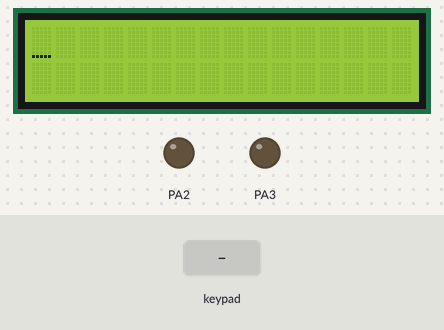
Bench run of a program on a simulated ATmega32, built with avr-gcc and emulated at 8 MHz. Shown: 16×2 character LCD, output pins drawn as LEDs (lit = HIGH). Wiring (inferred from the signals the program sends): 4×4 keypad with keys 7 8 9 / 4 5 6 * 1 2 3 - A 0 = +: rows PD0, PD1, PD2, PD3; columns PD4, PD5, PD6, PD7; character LCD (HD44780): RS PA1; E PA0; data PA4, PA5, PA6, PA7. Inputs (shaded band) come from the test bench. EEPROM starts erased; pins used as bus, display or sensor lines are not drawn.

Above: at 1.2 s.
1.3 s: keypad keys 7 + 5 = pressed 0.4 s apart
At 4.0 s:
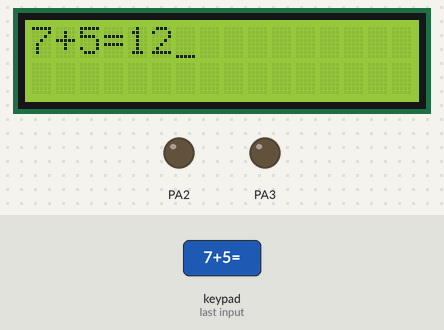
5.9 s: key '/' pressed
At 6.8 s:
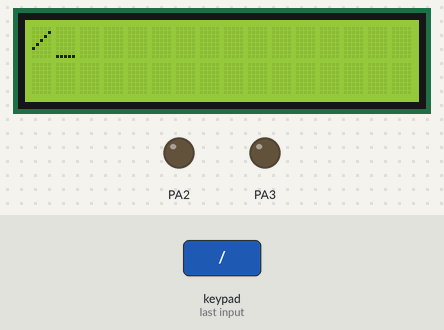
7.7 s: keypad keys 6 * 7 = pressed 0.4 s apart
At 10.0 s:
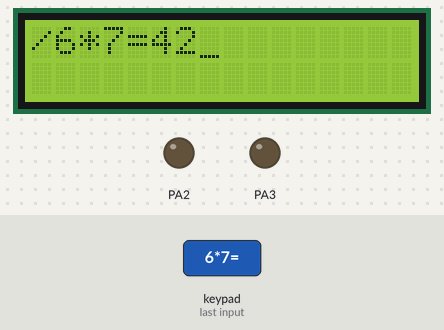
12.3 s: key '*' pressed
At 13.8 s:
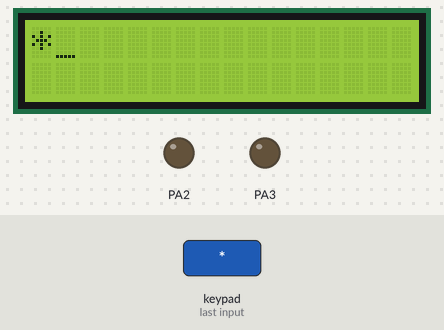
14.1 s: keypad keys 8 / 2 = pressed 0.4 s apart
At 16.9 s:
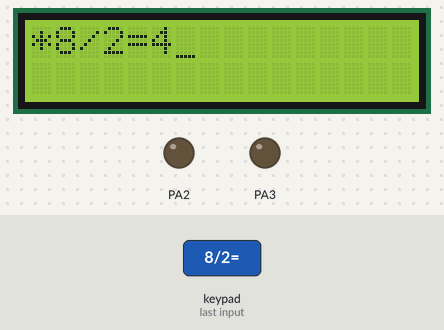
18.7 s: key '=' pressed
At 19.8 s:
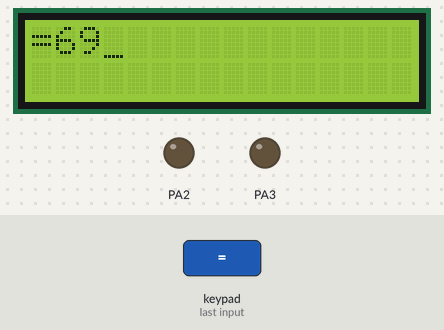
Timing chart, 0 to 21.7 s (numbered marks = the images above; inputs shaded):
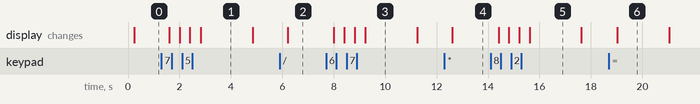

Measured:
- after the input at 1.3 s, the display: first changes after 0.31 s (image 1 shows a later state)
- after the input at 5.9 s, the display: changes after 0.31 s (image 2)
- after the input at 7.7 s, the display: first changes after 0.31 s (image 3 shows a later state)
- after the input at 12.3 s, the display: changes after 0.31 s (image 4)
- after the input at 14.1 s, the display: first changes after 0.31 s (image 5 shows a later state)
- after the input at 18.7 s, the display: changes after 0.33 s (image 6)
- what the display in image 1 shows lasts 2.0 s, from 2.8 s to 4.8 s

The program:

GccApplication1.c
```c
/*
 * GccApplication1.c
 *
 * Created: 29-Mar-20 8:25:20 PM
 *  Author: Mohamed_ELkomy
 */


#include <avr/io.h>
#include "keypad.h"
#include "LCD.h"
#define F_CPU 8000000UL
#include <util/delay.h>
#include "EEPROM.h"

int main(void)
{
	LCD_Init();
	keypad_Init();
    while(1)
    {
        char i,x=10,r[6],a,s,d,b,c;
		short z=0;
        for (i=0;i<6;i++)
        {
	        while(x==10 || x==NOTPRESSED)
	        {
		        x=keypad_check_press();
	        }
	        _delay_ms(300);
	        if (x=='A')
	        {
				LCD_clearscreen();
				i=0;
	        }
			else
			{
				r[i]=x;
				LCD_send_char(x);
				if(x=='=')
				{
					goto mk;
				}
			}
	        x=10;
        }

		mk: i=0;
		while(1)
   		{
			if (i<2)
			{
				if(r[i]!='+'&& r[i]!='-' && r[i]!='*' && r[i]!='/' )
				{
					if(r[i+1]!='+'&& r[i+1]!='-' && r[i+1]!='*' && r[i+1]!='/' )
					{
						a=((((r[i])-48)*10)+(r[i+1]-48));
						EEPROM_write(5,a);
						i=i+2;
					}
					else
					{
						a=r[i]-48;
						EEPROM_write(5,a);
						i++;
					}
				}
				if(r[i]=='+'|| r[i]=='-' || r[i]=='*' || r[i]=='/' )
				{
					s=r[i];
					i++;
				}
			}
			if((i>=2))
			{
				if(r[i]!='+'|| r[i]!='-' || r[i]!='*' || r[i]!='/' )
				{
					if(r[i+1]!='+'&& r[i+1]!='-' && r[i+1]!='*' && r[i+1]!='/' && r[i+1]!='=')
					{
						d=((((r[i])-48)*10)+(r[i+1]-48));
						EEPROM_write(6,d);
						i=i+2;
					}
					else
					{
						d=r[i]-48;
						EEPROM_write(6,d);
						i++;
					}
				}
			}
			if(r[i]=='=')
			{
				if (s=='+')
				{
					z=a+d;
					EEPROM_write(7,z);
					if (z<10)
					{
						LCD_send_char(z+48);
					}
					else if (z>=10 && z<=99)
					{
						LCD_send_char((z/10)+48);
						LCD_send_char((z%10)+48);
					}
					else if (z>99)
					{
						LCD_send_char((z/100)+48);
						LCD_send_char(((z-(z/100)*100)/10)+48);
						LCD_send_char((z%10)+48);
					}

				}
				else if (s=='-')
				{
					z=a-d;
					if (z<10)
					{
						LCD_send_char(z+48);
					}
					else if (z>=10 && z<=99)
					{
						LCD_send_char((z/10)+48);
						LCD_send_char((z%10)+48);
					}
				}
				else if (s=='*')
				{
					z=a*d;
					if (z<10)
					{
						LCD_send_char(z+48);
					}
					else if (z>=10 && z<=99)
					{
						LCD_send_char((z/10)+48);
						LCD_send_char((z%10)+48);
					}
					else if (z>99 && z<=999)
					{
						LCD_send_char((z/100)+48);
						LCD_send_char(((z-(z/100)*100)/10)+48);
						LCD_send_char((z%10)+48);
					}
					else if (z>999)
					{
						LCD_send_char((z/1000)+48);
						LCD_send_char(((z-(z/1000)*1000)/100)+48);
						LCD_send_char(((z-(z/100)*100)/10)+48);
						LCD_send_char((z%10)+48);
					}

				}
				else if (s=='/')
				{
					z=a/d;
					if (z<10)
					{
						LCD_send_char(z+48);
					}
					else if (z>=10 && z<=99)
					{
						LCD_send_char((z/10)+48);
						LCD_send_char((z%10)+48);
					}
				}

				//EEPROM_write(7,z);
				//LCD_send_char(z);
				_delay_ms(2000);
				LCD_clearscreen();
				break;
			}
		}
	}

}
```

EEPROM.c
```c
/*
 * EEPROM.c
 *
 * Created: 29-Mar-20 1:02:27 PM
 *  Author: Mohamed_ELkomy
 */

#include <avr/io.h>
#include "std_macros.h"
void EEPROM_write(unsigned short address, unsigned char data )
{
	EEARL=(char)address;
	EEARH=(char)(address>>8);
	EEDR=data ;
	SET_BIT(EECR,EEMWE);
	SET_BIT(EECR,EEWE);
	while(READ_BIT(EECR,EEWE)==1);
}

unsigned char EEPROM_read(unsigned short address )
{
	EEARL=(char)address;
	EEARH=(char)(address>>8);
	SET_BIT(EECR,EERE);
	return EEDR ;
}
```

EEPROM.h
```c
/*
 * EEPROM.h
 *
 * Created: 29-Mar-20 1:02:04 PM
 *  Author: Mohamed_ELkomy
 */


#ifndef EEPROM_H_
#define EEPROM_H_

void EEPROM_write(unsigned short address, unsigned char data );
unsigned char EEPROM_read( unsigned short address );

#endif /* EEPROM_H_ */
```

LED.c
```c
/*
 * LED.c
 *
 * Created: 9/10/2019 2:18:26 PM
 *  Author: Mohamed_ELkomy
 */

#include "DIO.h"

void led_init (char port_name,char pin_number)
{
	set_pin(port_name, pin_number,1);
}
void led_on (char port_name,char pin_number)
{
	write_pin( port_name, pin_number,1);
}
void led_off (char port_name,char pin_number)
{
	write_pin( port_name, pin_number,0);
}
void led_tog (char port_name,char pin_number)
{
	toggle_pin( port_name, pin_number);
}
```

button.c
```c
/*
 * button.c
 *
 * Created: 9/14/2019 3:23:41 PM
 *  Author: Mohamed_ELkomy
 */

#include "DIO.h"

void button_init(char port_name,char pin_number)
{
	set_pin(port_name,pin_number,0);
}
char button_read (char port_name,char pin_number)
{
	char x;
	x=read_pin(port_name,pin_number);
	return x;
}

void button_pullup(char port_name,char pin_number)
{
	write_pin(port_name,pin_number,1);
}
```

std_macros.h
```c
/*
 * std_macros.h
 *
 * Created: 9/2/2019 12:21:01 PM
 *  Author: Mohamed_ELkomy
 */


#ifndef STD_MACROS_H_
#define STD_MACROS_H_

#define REGISTER_SIZE 8
#define SET_BIT(reg,bit)  reg|=(1<<bit)
#define CLR_BIT(reg,bit)  reg&=(~(1<<bit))
#define TOG_BIT(reg,bit)  reg^=(1<<bit)
#define READ_BIT(reg,bit)  ((reg&(1<<bit))>>bit)

#endif /* STD_MACROS_H_ */
```

LCD.c
```c
/*
 * LCD.c
 *
 * Created: 28-Mar-20 1:13:08 PM
 *  Author: Mohamed_ELkomy
 */

#include "LCD.h"
#define  F_CPU 8000000UL
#include <util/delay.h>
#include <avr/io.h>

void LCD_Init(void)
{
	_delay_ms(200);
	#if defined eight_bits_mode

	set_port('a',0xff);
	write_pin('a',RW,0);

	LCD_send_cmd(EIGHT_BITS); //8 bit mode
	_delay_ms(1);
	LCD_send_cmd(CURSOR_ON_DISPLAN_ON);//display on cursor on
	_delay_ms(1);
	LCD_send_cmd(CLR_SCREEN);//clear the screen
	_delay_ms(10);
	LCD_send_cmd(ENTRY_MODE); //entry mode
	_delay_ms(1);

	#elif defined four_bits_mode
	set_port('a',0xff);
	write_pin('a',RW,0);
	 LCD_send_cmd(RETURN_HOME); //return home
	 _delay_ms(10);
	 //LCD_send_cmd(0x33);
	 //LCD_send_cmd(0x32);
	 LCD_send_cmd(FOUR_BITS); //4bit mode
	 _delay_ms(1);
	 LCD_send_cmd(CURSOR_ON_DISPLAN_ON);//display on cursor on
	 _delay_ms(1);
	 LCD_send_cmd(CLR_SCREEN);//clear the screen
	 _delay_ms(10);
	 LCD_send_cmd(ENTRY_MODE); //entry mode
	 _delay_ms(1);
	 #endif
 }

static void send_falling_edge(void)
{
	write_pin('a',EN,1);
	_delay_ms(2);
	write_pin('a',EN,0);
	_delay_ms(2);
}

void LCD_send_cmd(char cmd)
{
	#if defined eight_bits_mode
	write_port('A',cmd);
	write_pin('a',RS,0);
	send_falling_edge();

	#elif defined four_bits_mode
	write_port('A',(PORTA & 0x0f)|(cmd&0xf0));
	write_pin('a',RS,0);
	send_falling_edge();
	write_port('A',(PORTA & 0x0f)|(cmd<<4));
	write_pin('a',RS,0);
	send_falling_edge();
	_delay_ms(1);
	#endif
}


void LCD_send_char(char data)
{
	#if defined eight_bits_mode
	write_port('A',data);
	write_pin('a',RS,1);
	send_falling_edge();

	#elif defined four_bits_mode
	write_port('A',(PORTA & 0x0f)|(data&0xf0));
	write_pin('a',RS,1);
	send_falling_edge();
	write_port('A',(PORTA & 0x0f)|(data<<4));
	write_pin('a',RS,1);
	send_falling_edge();
	_delay_ms(1);
	#endif
}

void LCD_send_string(char *data)
{
	while((*data)!='\0')
	{
		LCD_send_char(*data);
		data++;
	}
}
void LCD_clearscreen()
{
	LCD_send_cmd(CLR_SCREEN);
	_delay_ms(10);
}


void LCD_movecursor(char row,char coloumn)
{
	char data ;
	if(row>2||row<1||coloumn>16||coloumn<1)
	{
		data=0x80;
	}
	else if(row==1)
	{
		data=0x80+coloumn-1 ;
	}
	else if (row==2)
	{
		data=0xc0+coloumn-1;
	}
	LCD_send_cmd(data);
	_delay_ms(1);
}
```

LCD.h
```c
/*
 * LCD.h
 *
 * Created: 28-Mar-20 1:13:55 PM
 *  Author: Mohamed_ELkomy
 */


#ifndef LCD_H_
#define LCD_H_
#include "DIO.h"
#define   four_bits_mode
#define CLR_SCREEN 0x01
#define CURSOR_ON_DISPLAN_ON 0x0e
#define RETURN_HOME 0x02
#define ENTRY_MODE 0x06
#define EN 0
#define RS 1
#define RW 2

#if defined four_bits_mode
#define FOUR_BITS 0x28

#elif defined eight_bits_mode
#define EIGHT_BITS 0x38
#endif

void LCD_Init(void);
static void send_falling_edge(void);
void LCD_send_cmd(char cmd);
void LCD_send_char(char data);
void LCD_send_string(char *data);
void LCD_clearscreen();
void LCD_movecursor(char row,char coloumn);

#endif /* LCD_H_ */
```

keypad.c
```c
/*
 * keypad.c
 *
 * Created: 28-Mar-20 10:52:31 PM
 *  Author: Mohamed_ELkomy
 */

#include "keypad.h"
#include "DIO.h"
void keypad_Init()
{
	set_pin('D',0,1);
	set_pin('D',1,1);
	set_pin('D',2,1);
	set_pin('D',3,1);
	set_pin('D',4,0);
	set_pin('D',5,0);
	set_pin('D',6,0);
	set_pin('D',7,0);
	write_pin('D',4,1);
	write_pin('D',5,1);
	write_pin('D',6,1);
	write_pin('D',7,1);
}

char  keypad_check_press()
{
char arr[4][4]={{'7','8','9','/'},{'4','5','6','*'},{'1','2','3','-'},{'A','0','=','+'}};
char row,coloumn,x;
char returnval=NOTPRESSED;
for(row=0;row<4;row++)
{
	write_pin('D',0,1);
	write_pin('D',1,1);
	write_pin('D',2,1);
	write_pin('D',3,1);
	write_pin('D',row,0);
	for(coloumn=0;coloumn<4;coloumn++)
	{
		x=read_pin('D',(coloumn+4));
		if(x==0)
		{
			returnval=arr[row][coloumn];
			break;
		}
	}
	if(x==0)
	{
		break;
	}
}
return returnval ;
 }
```

keypad.h
```c
/*
 * keypad.h
 *
 * Created: 28-Mar-20 10:52:01 PM
 *  Author: Mohamed_ELkomy
 */


#ifndef KEYPAD_H_
#define KEYPAD_H_
#define NOTPRESSED  0xff
#include "DIO.h"
void keypad_Init();
char keypad_check_press();

#endif /* KEYPAD_H_ */
```

DIO.c
```c
/*
 * DIO.c
 *
 * Created: 9/5/2019 2:14:30 PM
 *  Author: Mohamed_ELkomy
 */

#include <avr/io.h>
#include "std_macros.h"

void set_pin(char port_name,char pin_number,char direction)
{
	switch(port_name)
	{
		case 'A':
		case 'a':
		if (direction==1)
		{
			SET_BIT(DDRA,pin_number);
		}
		else
		{
			CLR_BIT(DDRA,pin_number);
		}
		break;

		case 'B':
		case 'b':
		if (direction==1)
		{
			SET_BIT(DDRB,pin_number);
		}
		else
		{
			CLR_BIT(DDRB,pin_number);
		}
		break;
		case 'C':
		case 'c':
		if (direction==1)
		{
			SET_BIT(DDRC,pin_number);
		}
		else
		{
			CLR_BIT(DDRC,pin_number);
		}
		break;

		case 'D':
		case 'd':
		if (direction==1)
		{
			SET_BIT(DDRD,pin_number);
		}
		else
		{
			CLR_BIT(DDRD,pin_number);
		}
		break;
		default:
		break;
	}
}

void write_pin(char port_name,char pin_number,char val)
{
	switch(port_name)
	{
		case 'A':
		case 'a':
		if (val==1)
		{
			SET_BIT(PORTA,pin_number);
		}
		else
		{
			CLR_BIT(PORTA,pin_number);
		}
		break;

		case 'B':
		case 'b':
		if (val==1)
		{
			SET_BIT(PORTB,pin_number);
		}
		else
		{
			CLR_BIT(PORTB,pin_number);
		}
		break;

		case 'C':
		case 'c':
		if (val==1)
		{
			SET_BIT(PORTC,pin_number);
		}
		else
		{
			CLR_BIT(PORTC,pin_number);
		}
		break;

		case 'D':
		case 'd':
		if (val==1)
		{
			SET_BIT(PORTD,pin_number);
		}
		else
		{
			CLR_BIT(PORTD,pin_number);
		}
		break;
		default:
		break;
	}
}

char read_pin(char port_name,char pin_number)
{
	char val;
	switch(port_name)
	{
		case 'A':
		case 'a':
		val= READ_BIT(PINA,pin_number);
		break;

		case 'B':
		case 'b':
		val=  READ_BIT(PINB,pin_number);
		break;

		case 'C':
		case 'c':
		val=  READ_BIT(PINC,pin_number);
		break;

		case 'D':
		case 'd':
		val=  READ_BIT(PIND,pin_number);
		break;
		default:
		break;
	}
	 return val;
}

void toggle_pin(char port_name,char pin_number)
{
	switch(port_name)
	{
		case 'A':
		case 'a':
		TOG_BIT(PORTA,pin_number);
		break;

		case 'B':
		case 'b':
		TOG_BIT(PORTB,pin_number);
		break;
		case 'C':
		case 'c':
		TOG_BIT(PORTC,pin_number);
		break;
		case 'D':
		case 'd':
		TOG_BIT(PORTD,pin_number);
		break;
		default:
		break;

	}
}

void set_port (char port_name,char direction)
{
	switch(port_name)
	{
		case 'A':
		case 'a':
		DDRA=direction;
		break;
		case 'B':
		case 'b':
		DDRB=direction;
		break;
		case 'C':
		case 'c':
		DDRC=direction;
		break;
		case 'D':
		case 'd':
		DDRD=direction;
		break;
		default:
		break;
	}
}
void write_port (char port_name,char val)
{
	switch(port_name)
	{
		case 'A':
		case 'a':
		PORTA=val;
		break;
		case 'B':
		case 'b':
		PORTB=val;
		break;
		case 'C':
		case 'c':
		PORTC=val;
		break;
		case 'D':
		case 'd':
		PORTD=val;
		break;
		default:
		break;
	}
}

char read_port(char port_name)
{
	unsigned char val;

	switch(port_name)
	{
		case 'A':
		case 'a':
		val=PINA;
		break;
		case 'B':
		case 'b':
		val=PINB;
		break;
		case 'C':
		case 'c':
		val=PINC;
		break;
		case 'D':
		case 'd':
		val=PIND;
		break;
		default:
		break;
	}
} 
```

DIO.h
```c
/*
 * DIO.h
 *
 * Created: 9/5/2019 2:13:37 PM
 *  Author: Mohamed_ELkomy
 */


#ifndef DIO_H_
#define DIO_H_

void set_pin(char port_name,char pin_number,char direction);
void write_pin(char port_name,char pin_number,char val);
char read_pin(char port_name,char pin_number);
void toggle_pin(char port_name,char pin_number);
void set_port (char port_name,char direction);
void write_port (char port_name,char val);
char read_port(char port_name);


#endif /* DIO_H_ */
```
